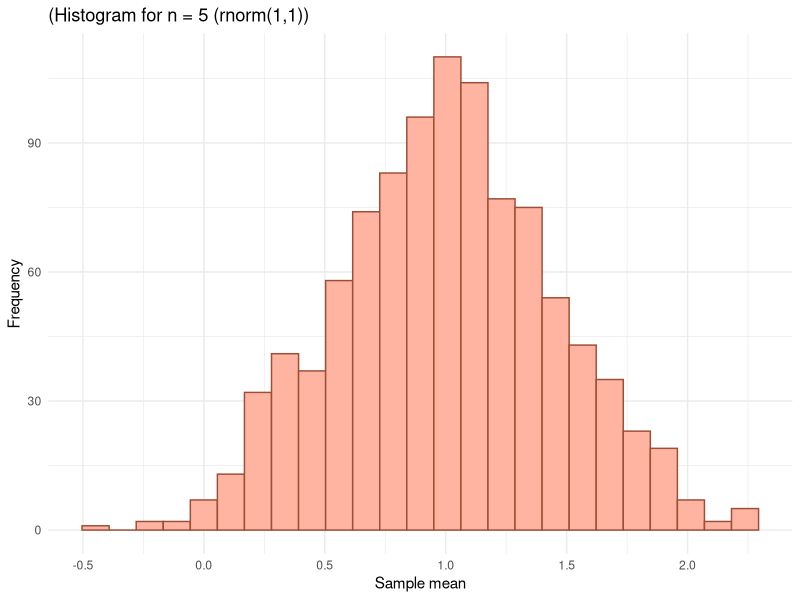
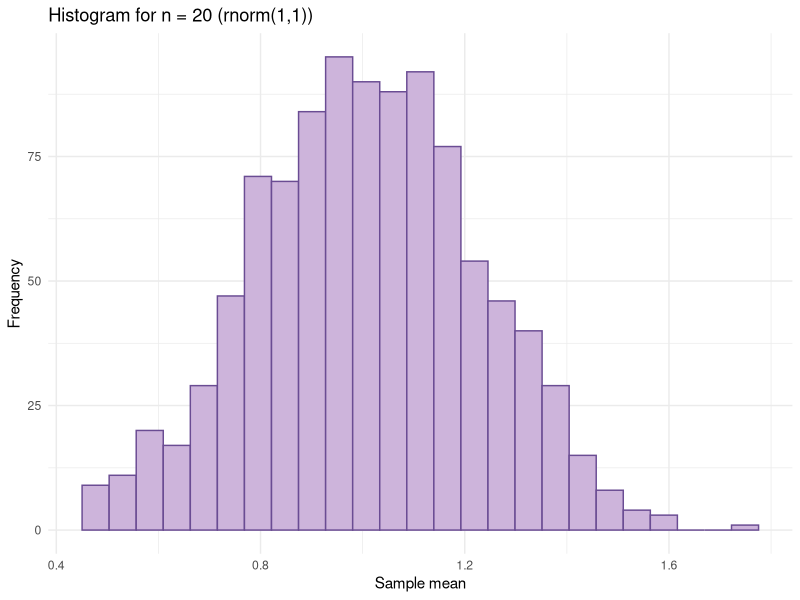
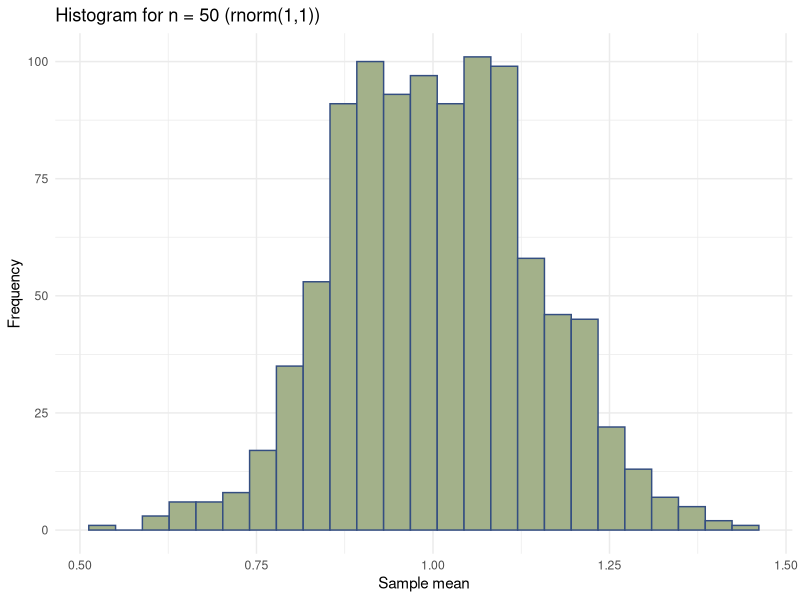
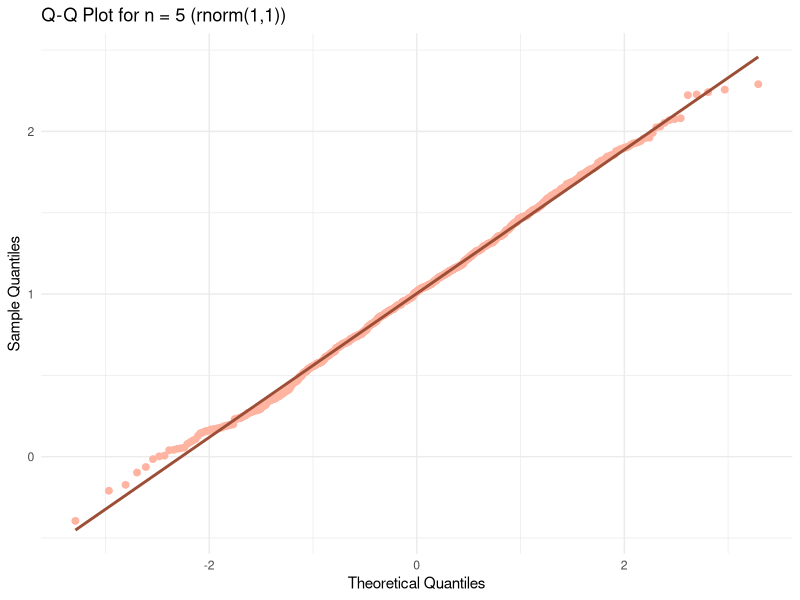
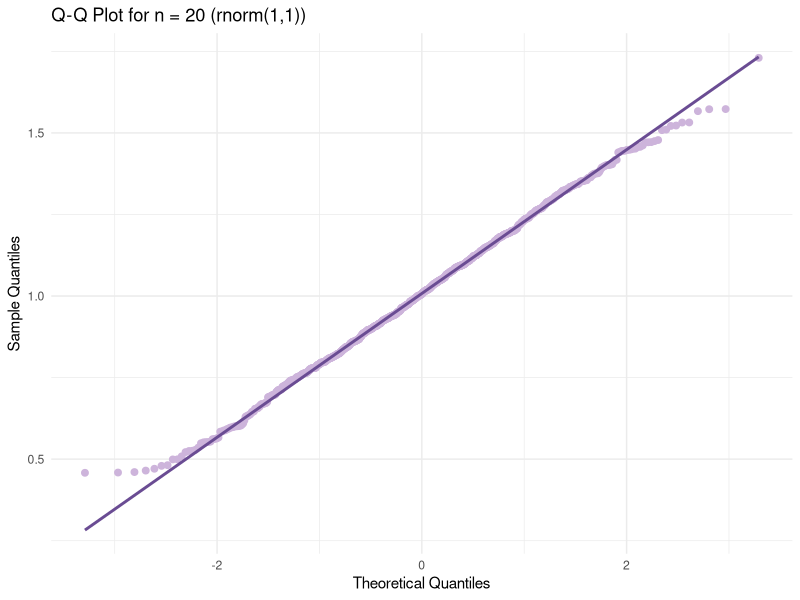
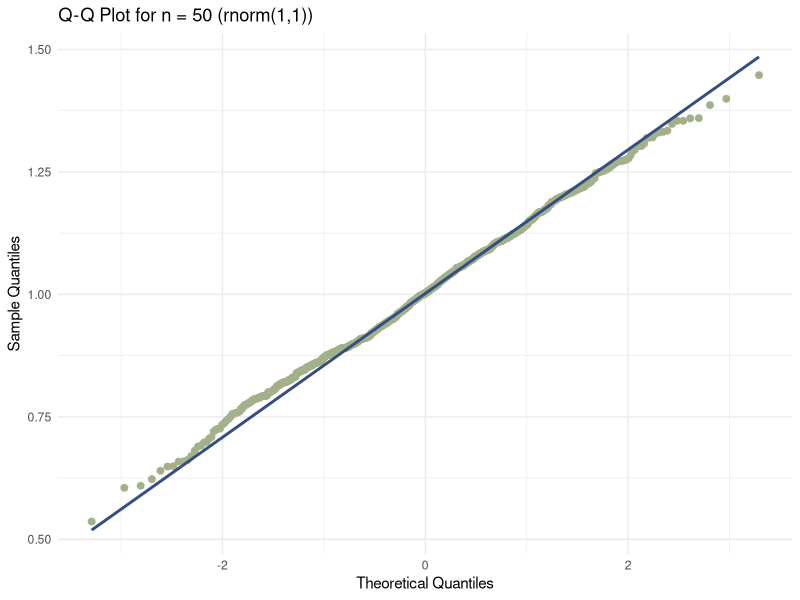
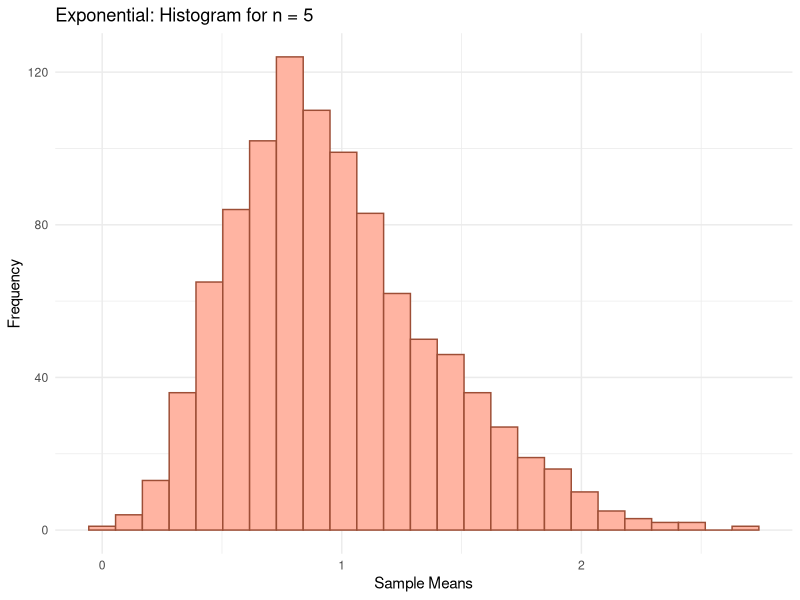
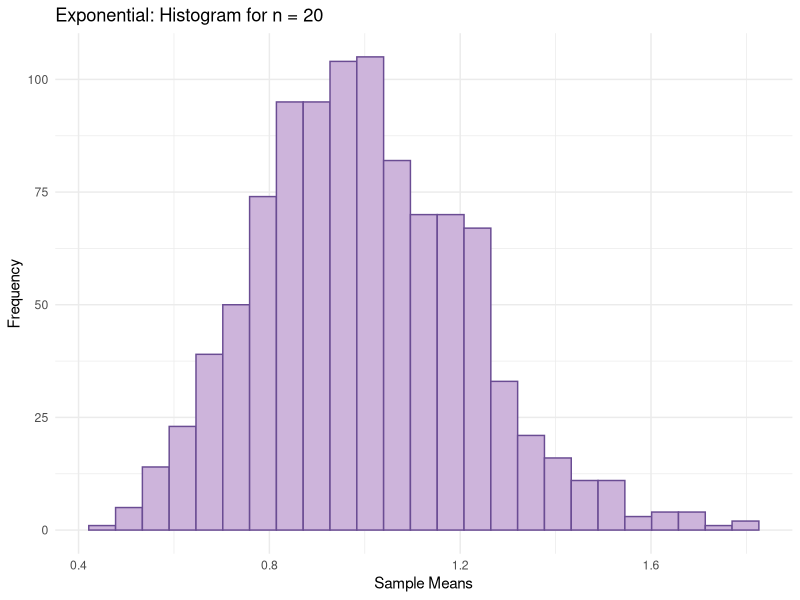

The R script that drew these images, in order:
#Question 2
#Question 2.1

n <- c(5, 20, 50)
means <- list()
set.seed(48703186)
for(j in 1:length(n)){
  m <- numeric(1000)
  for(i in 1:1000){
    x <- rnorm(n[j], mean = 1, sd = 1)
    m[i] <- mean(x)
  }
  means[[j]] <- m
}

#Histogram 
#n = 5
install.packages("ggplot2")
library(ggplot2)
ggplot(data.frame(x = means[[1]]), aes(x = x)) +
  geom_histogram(bins = 25, fill = '#FFB4A2', color = '#9D4E36') +
  labs(title = "(Histogram for n = 5 (rnorm(1,1))",
       x = "Sample mean",
       y = "Frequency") +
  theme_minimal()
#n = 20 
install.packages("ggplot2")
library(ggplot2)
ggplot(data.frame(x = means[[2]]), aes(x = x)) +
  geom_histogram(bins = 25, fill = '#CDB4DB', color = '#6A4C93') +
  labs(title = "Histogram for n = 20 (rnorm(1,1))",
       x = "Sample mean",
       y = "Frequency") +
  theme_minimal()
#n = 50
install.packages("ggplot2")
library(ggplot2)
ggplot(data.frame(x = means[[3]]), aes(x = x)) +
  geom_histogram(bins = 25, fill = '#A3B18A', color = '#344E81') +
  labs(title = "Histogram for n = 50 (rnorm(1,1))",
       x = "Sample mean",
       y = "Frequency") +
  theme_minimal()

#q-q plot
#n = 5
ggplot(data.frame(x = means[[1]]), aes(sample = x)) +
  stat_qq(color = "#FFB4A2", size = 2) +
  stat_qq_line(color = "#9D4E36", linewidth = 1) +
  labs(title = "Q-Q Plot for n = 5 (rnorm(1,1))",
       x = "Theoretical Quantiles",
       y = "Sample Quantiles") +
  theme_minimal()

ggplot(data.frame(x = means[[2]]), aes(sample = x)) +
  stat_qq(color = "#CDB4DB", size = 2) +
  stat_qq_line(color = "#6A4C93", linewidth = 1) +
  labs(title = "Q-Q Plot for n = 20 (rnorm(1,1))",
       x = "Theoretical Quantiles",
       y = "Sample Quantiles") +
  theme_minimal()

ggplot(data.frame(x = means[[3]]), aes(sample = x)) +
  stat_qq(color = "#A3B18A", size = 2) +
  stat_qq_line(color = "#344E81", linewidth = 1) +
  labs(title = "Q-Q Plot for n = 50 (rnorm(1,1))",
       x = "Theoretical Quantiles",
       y = "Sample Quantiles") +
  theme_minimal()

#Question 2.2
#exponential distribution with lambda = 1
n <- c(5, 20, 50)
set.seed(48703186)
means_exp <- list()
for(j in 1:length(n)){
  m <- numeric(1000)
  for(i in 1:1000){
    x <- rexp(n[j], rate = 1)
    m[i] <- mean(x)
  }
  means_exp[[j]] <- m
}

library(ggplot2)

# Histogram for n = 5
ggplot(data.frame(x = means_exp[[1]]), aes(x = x)) +
  geom_histogram(bins = 25, fill = "#FFB4A2", color = "#9D4E36") +
  labs(title = "Exponential: Histogram for n = 5",
       x = "Sample Means", y = "Frequency") +
  theme_minimal()

# Histogram for n = 20
ggplot(data.frame(x = means_exp[[2]]), aes(x = x)) +
  geom_histogram(bins = 25, fill = "#CDB4DB", color = "#6A4C93") +
  labs(title = "Exponential: Histogram for n = 20",
       x = "Sample Means", y = "Frequency") +
  theme_minimal()

# Histogram for n = 50
ggplot(data.frame(x = means_exp[[3]]), aes(x = x)) +
  geom_histogram(bins = 25, fill = "#A3B18A", color = "#344E81") +
  labs(title = "Exponential: Histogram for n = 50",
       x = "Sample Means", y = "Frequency") +
  theme_minimal()

# Q-Q plot for n = 5

ggplot(data.frame(x = means_exp[[1]]), aes(sample = x)) +
  stat_qq(color = "#FFB4A2", size = 2) +
  stat_qq_line(color = "#9D4E36", linewidth = 1) +
  labs(title = "Exponential: Q-Q Plot for n = 5",
       x = "Theoretical Quantiles",
       y = "Sample Quantiles") +
  theme_minimal()

# Q-Q plot for n = 20
ggplot(data.frame(x = means_exp[[2]]), aes(sample = x)) +
  stat_qq(color = "#CDB4DB", size = 2) +
  stat_qq_line(color = "#6A4C93", linewidth = 1) +
  labs(title = "Exponential: Q-Q Plot for n = 20",
       x = "Theoretical Quantiles",
       y = "Sample Quantiles") +
  theme_minimal()

# Q-Q plot for n = 50
ggplot(data.frame(x = means_exp[[3]]), aes(sample = x)) +
  stat_qq(color = "#A3B18A", size = 2) +
  stat_qq_line(color = "#344E81", linewidth = 1) +
  labs(title = "Exponential: Q-Q Plot for n = 50",
       x = "Theoretical Quantiles",
       y = "Sample Quantiles") +
  theme_minimal()


# Bernoulli distribution (p = 0.5)
set.seed(48703186)
n <- c(5, 20, 50)
means_bern05 <- list()
for(j in 1:length(n)){
  m <- numeric(1000)
  for(i in 1:1000){
    x <- rbinom(n[j], size = 1, prob = 0.5)
    m[i] <- mean(x)
  }
  means_bern05[[j]] <- m
}

# Histogram for n = 5
ggplot(data.frame(x = means_bern05[[1]]), aes(x = x)) +
  geom_histogram(bins = 25, fill = "#FFB4A2", color = "#9D4E36") +
  labs(title = "Bernoulli (p=0.5): Histogram for n = 5",
       x = "Sample Means", y = "Frequency") +
  theme_minimal()

# Histogram for n = 20
ggplot(data.frame(x = means_bern05[[2]]), aes(x = x)) +
  geom_histogram(bins = 25, fill = "#CDB4DB", color = "#6A4C93") +
  labs(title = "Bernoulli (p=0.5): Histogram for n = 20",
       x = "Sample Means", y = "Frequency") +
  theme_minimal()

# Histogram for n = 50
ggplot(data.frame(x = means_bern05[[3]]), aes(x = x)) +
  geom_histogram(bins = 25, fill = "#A3B18A", color = "#344E81") +
  labs(title = "Bernoulli (p=0.5): Histogram for n = 50",
       x = "Sample Means", y = "Frequency") +
  theme_minimal()

# Q-Q plot for n = 5
ggplot(data.frame(x = means_bern05[[1]]), aes(sample = x)) +
  stat_qq(color = "#FFB4A2", size = 2) +
  stat_qq_line(color = "#9D4E36", linewidth = 1) +
  labs(title = "Bernoulli (p=0.5): Q-Q Plot for n = 5",
       x = "Theoretical Quantiles",
       y = "Sample Quantiles") +
  theme_minimal()

# Q-Q plot for n = 20
ggplot(data.frame(x = means_bern05[[2]]), aes(sample = x)) +
  stat_qq(color = "#CDB4DB", size = 2) +
  stat_qq_line(color = "#6A4C93", linewidth = 1) +
  labs(title = "Bernoulli (p=0.5): Q-Q Plot for n = 20",
       x = "Theoretical Quantiles",
       y = "Sample Quantiles") +
  theme_minimal()

# Q-Q plot for n = 50
ggplot(data.frame(x = means_bern05[[3]]), aes(sample = x)) +
  stat_qq(color = "#A3B18A", size = 2) +
  stat_qq_line(color = "#344E81", linewidth = 1) +
  labs(title = "Bernoulli (p=0.5): Q-Q Plot for n = 50",
       x = "Theoretical Quantiles",
       y = "Sample Quantiles") +
  theme_minimal()


# Bernoulli distribution (p = 0.05)

n <- c(5, 20, 50)
means_bern005 <- list()
for(j in 1:length(n)){
  set.seed(48703186)
  m <- numeric(1000)
  for(i in 1:1000){
    x <- rbinom(n[j], size = 1, prob = 0.05)
    m[i] <- mean(x)
  }
  means_bern005[[j]] <- m
}

# Histogram for n = 5
ggplot(data.frame(x = means_bern005[[1]]), aes(x = x)) +
  geom_histogram(bins = 25, fill = "#FFB4A2", color = "#9D4E36") +
  labs(title = "Bernoulli (p=0.05): Histogram for n = 5",
       x = "Sample Means", y = "Frequency") +
  theme_minimal()

# Histogram for n = 20
ggplot(data.frame(x = means_bern005[[2]]), aes(x = x)) +
  geom_histogram(bins = 25, fill = "#CDB4DB", color = "#6A4C93") +
  labs(title = "Bernoulli (p=0.05): Histogram for n = 20",
       x = "Sample Means", y = "Frequency") +
  theme_minimal()

# Histogram for n = 50
ggplot(data.frame(x = means_bern005[[3]]), aes(x = x)) +
  geom_histogram(bins = 25, fill = "#A3B18A", color = "#344E81") +
  labs(title = "Bernoulli (p=0.05): Histogram for n = 50",
       x = "Sample Means", y = "Frequency") +
  theme_minimal()

# Q-Q plot for n = 5
ggplot(data.frame(x = means_bern005[[1]]), aes(sample = x)) +
  stat_qq(color = "#FFB4A2", size = 2) +
  stat_qq_line(color = "#9D4E36", linewidth = 1) +
  labs(title = "Bernoulli (p=0.05): Q-Q Plot for n = 5",
       x = "Theoretical Quantiles",
       y = "Sample Quantiles") +
  theme_minimal()

# Q-Q plot for n = 20
ggplot(data.frame(x = means_bern005[[2]]), aes(sample = x)) +
  stat_qq(color = "#CDB4DB", size = 2) +
  stat_qq_line(color = "#6A4C93", size = 2) +
  labs(title = "Bernoulli (p=0.05): Q-Q Plot for n = 20",
       x = "Theoretical Quantiles",
       y = "Sample Quantiles") +
  theme_minimal()

# Q-Q plot for n = 50
ggplot(data.frame(x = means_bern005[[3]]), aes(sample = x)) +
  stat_qq(color = "#A3B18A", size = 2) +
  stat_qq_line(color = "#344E81", linewidth = 1) +
  labs(title = "Bernoulli (p=0.05): Q-Q Plot for n = 50",
       x = "Theoretical Quantiles",
       y = "Sample Quantiles") +
  theme_minimal()

#Comment on the distribution of the sample m
#The distribution of the sample mean depends on the underlying population distribution and sample size.
#Exponential Distribution (lambda = 1):
  #for n = 5 the distribution is right skewed and does not look like a normal distribution. however as the sample size increases 20 and then 50 , the distribution becomes more symmetric and approximately normal . This show the Central Limit Theorem that as the n gets bigger, the distribution tends towards normal distribution.
#Bernoulli Distribution  (p = 0.50):
  #for n = 5, the plot is symmetric. However unlike normal data, the bernoulli data is discrete. for n = 5, the sample means can only take 6 distict values - 0 , 0.2, 0.4, 0.6, 0.8, 1. Due to the same reason the Q-Q plot shows horizontal bands.  As the sample size increases to 20 and 50, the distribution becomes more bell shaped and resembles normal distribution and the Q-Q plot show improved alignment with the reference line. 
#Bernoulli Distribution (p = 0.05):
  #The sample distribution remains right skewed for smaller sample sizes. Even at n = 50, it is right skewed. This is because the probability of success is small (p = 0.05), which results in relatively few successes with each sample.
#Overall the result show that the CLT describes the convergence of sampling distribution towards normal distribution as the value of n increases (n being sample size). However the rate of convergence depends on the population distribution. Skewed distributions and distributions with low probability of success may require comparitevly larger n value (sample size) for a reasonable normal appoximation.
